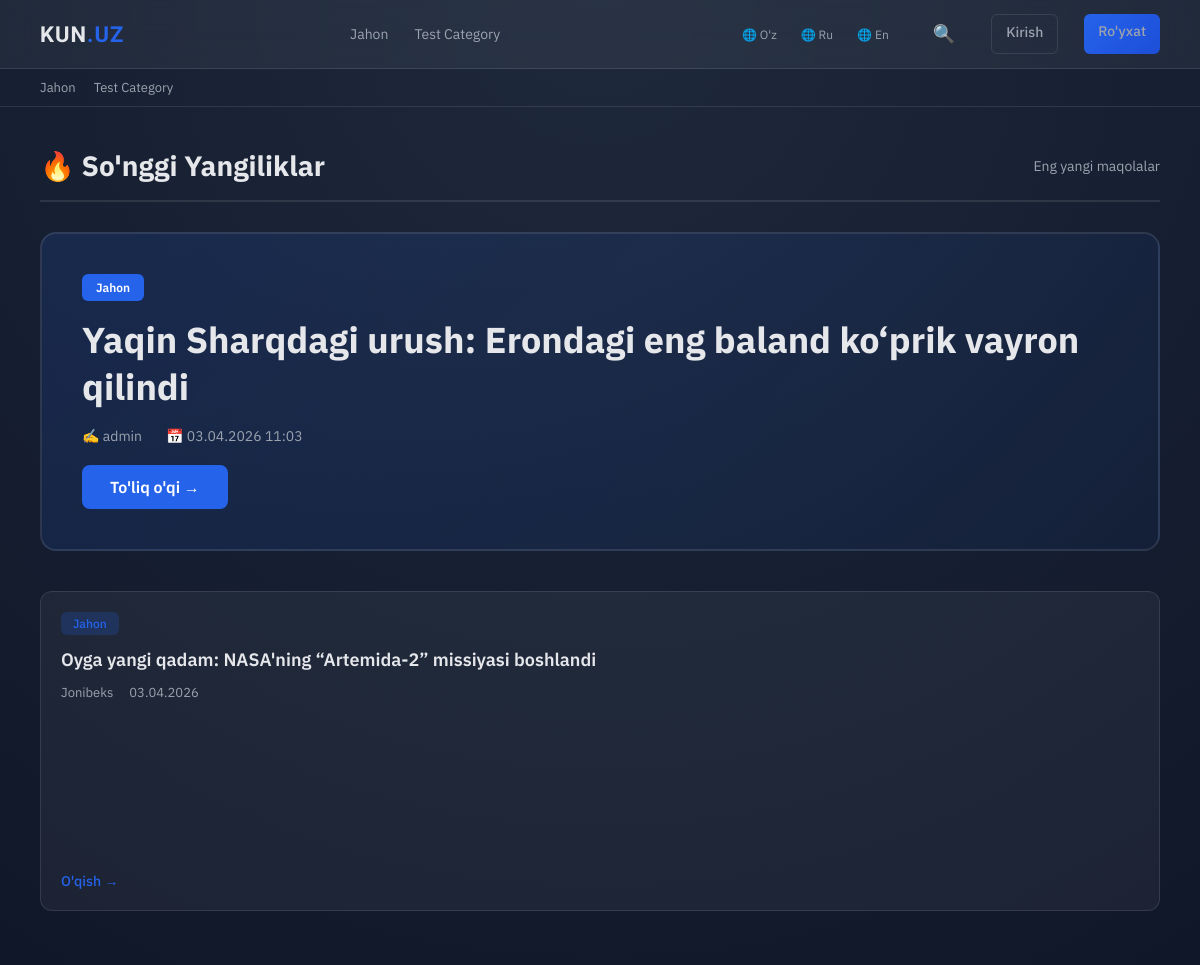
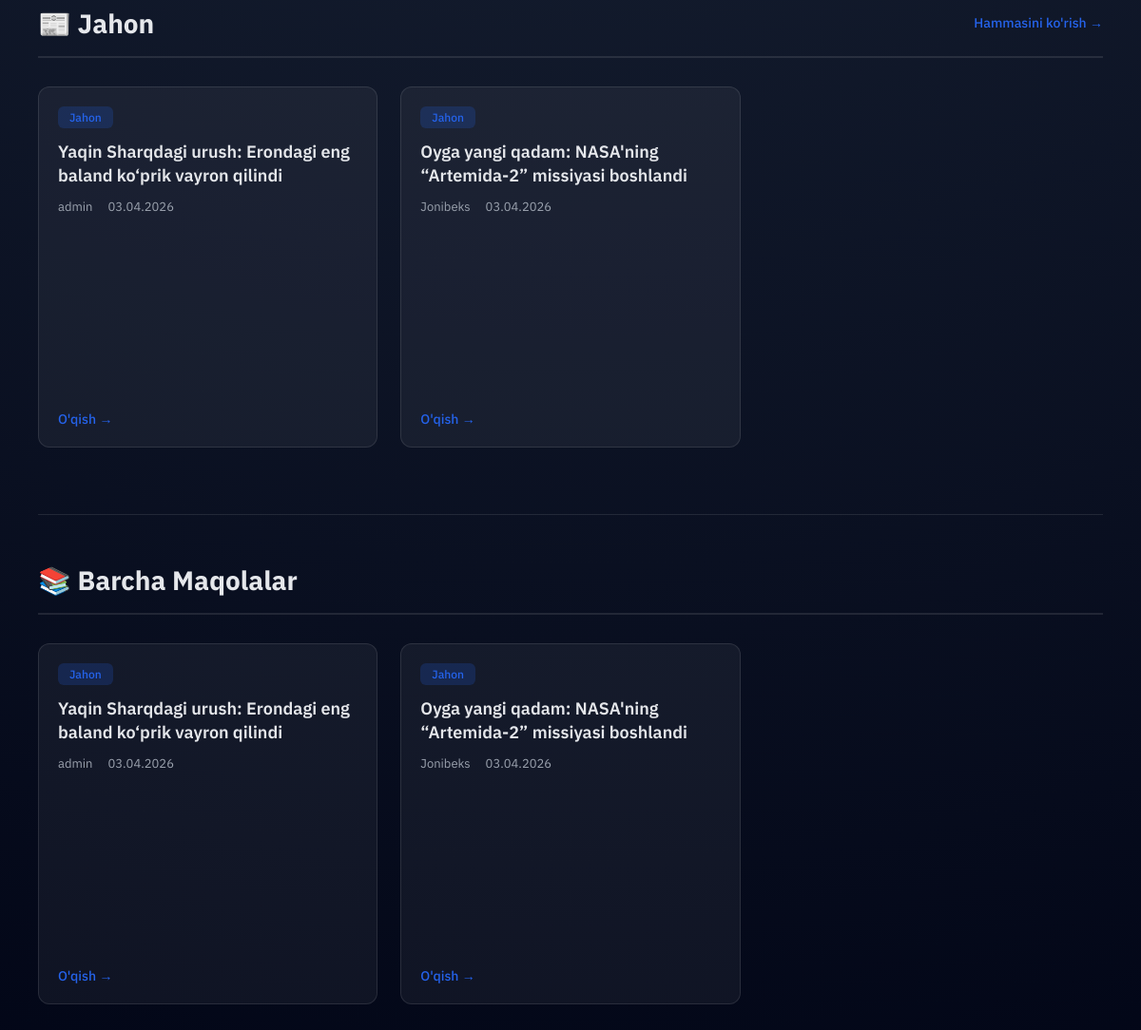
Page /uz/ on the committed database (2 pictures, top to bottom).
### news/models.py (models this page shows, shortened)
class Category(models.Model):
    name = models.CharField(max_length=150,verbose_name="Kategoriya nomi")
    slug = models.SlugField(unique=True)
    parent = models.ForeignKey("self",null=True,blank=True,on_delete=models.CASCADE)
    class Meta:
        db_table = "category"
        ordering = ["-id"]

class Article(models.Model):
    title = models.CharField(max_length=250,verbose_name="Sarlavha")
    slug = models.SlugField(unique=True)
    content = CKEditor5Field(verbose_name="Maqola matni")
    category = models.ForeignKey(Category, on_delete=models.CASCADE,related_name="articles")
    author = models.ForeignKey(settings.AUTH_USER_MODEL, on_delete=models.CASCADE, related_name="articles")
    status = models.CharField(max_length=20,choices=ArticleStatusChoice.choices, default=ArticleStatusChoice.DRAFT)
    created_at = models.DateTimeField(auto_now_add=True)
    updated_at = models.DateTimeField(auto_now=True)
    class Meta:
        db_table = "article"
        ordering = ["id"]

### accounts/models.py (models this page shows)
class CustomUser(AbstractUser):
    age = models.PositiveIntegerField(null=True, blank=True)

### news/views.py (the view)
# urls.py: path("",ArticleListView.as_view(),name="article-list"),
class ArticleListView(View):
    def get(self, request):
        articles = Article.objects.filter(status="published").order_by("-created_at")
        page_num = request.GET.get("page")
        paginator = Paginator(articles, 10)
        page_obj = paginator.get_page(page_num)
        latest_articles = Article.objects.filter(status="published").order_by("-created_at")[:6]
        categories = Category.objects.filter(parent__isnull=True)[:5]
        category_articles = {}
        for category in categories:
            category_articles[category] = category.articles.filter(status="published").order_by("-created_at")[:4]
        return render(request, "articles/list.html", context={
            "articles": page_obj,
            "latest_articles": latest_articles,
            "category_articles": category_articles,
        })

### news/context_processors.py (called while the page is built)
def categories(request):
    current_lang = get_language() or 'uz'
    if current_lang not in TRANSLATIONS:
        current_lang = 'uz'
    all_categories = Category.objects.all().order_by('name')
    navbar_cats = Category.objects.filter(parent__isnull=True).order_by('name')[:8]
    footer_cats = Category.objects.all().order_by('name')[:12]
    return {
        'categories': all_categories,
        'navbar_categories': navbar_cats,
        'footer_categories': footer_cats,
        'current_language': current_lang,
        'translations': TRANSLATIONS.get(current_lang, {}),
        'available_languages': [
            {'code': 'uz', 'name': 'O\'zbekcha', 'short': 'O\'z'},
            {'code': 'ru', 'name': 'Ruscha', 'short': 'Ru'},
            {'code': 'en', 'name': 'Inglizcha', 'short': 'En'},
        ],
    }

### templates/articles/list.html (shortened to what this page needs)
{% extends "base.html" %}
{% block content %}
{% if latest_articles %}
<section class="latest-news-section">
    <div class="section-header">
        <h2>🔥 So'nggi Yangiliklar</h2>
        <p class="section-subtitle">Eng yangi maqolalar</p>
    </div>
    {% if latest_articles.0 %}
    <article class="featured-article">
        <div class="featured-content">
            <div class="featured-category">{{ latest_articles.0.category.name }}</div>
            <a href="{% url 'article-detail' latest_articles.0.slug %}">
                <h1 class="featured-title">{{ latest_articles.0.title }}</h1>
            </a>
            <div class="featured-meta">
                <span>✍️ {{ latest_articles.0.author }}</span>
                <span>📅 {{ latest_articles.0.created_at|date:"d.m.Y H:i" }}</span>
            </div>
            <a href="{% url 'article-detail' latest_articles.0.slug %}" class="featured-link">
                To'liq o'qi →
            </a>
        </div>
    </article>
    {% endif %}
    {% if latest_articles|length > 1 %}
    <div class="recent-articles-grid">
        {% for article in latest_articles|slice:"1:6" %}
        <article class="recent-article-card">
            <div class="card-header">
                <span class="category-tag">{{ article.category.name }}</span>
            </div>
            <h3 class="card-title">
                <a href="{% url 'article-detail' article.slug %}">{{ article.title }}</a>
            </h3>
            <div class="card-meta">
                <span>{{ article.author }}</span>
                <span>{{ article.created_at|date:"d.m.Y" }}</span>
            </div>
            <a href="{% url 'article-detail' article.slug %}" class="card-link">
                O'qish →
            </a>
        </article>
        {% endfor %}
    </div>
    {% endif %}
</section>
{% endif %}
{% for category, articles in category_articles.items %}
    {% if articles %}
    <section class="category-section">
        <div class="section-header">
            <h2>📰 {{ category.name }}</h2>
            <a href="{% url 'category-news' category.slug %}" class="view-all">Hammasini ko'rish →</a>
        </div>
        <div class="articles-grid">
            {% for article in articles %}
            <article class="article-card">
                <div class="card-header">
                    <span class="category-tag">{{ article.category.name }}</span>
                </div>
                <h3 class="card-title">
                    <a href="{% url 'article-detail' article.slug %}">{{ article.title }}</a>
                </h3>
                <div class="card-meta">
                    <span>{{ article.author }}</span>
                    <span>{{ article.created_at|date:"d.m.Y" }}</span>
                </div>
                <a href="{% url 'article-detail' article.slug %}" class="card-link">
                    O'qish →
                </a>
            </article>
            {% endfor %}
        </div>
    </section>
    {% endif %}
{% endfor %}
<section class="all-articles-section">
    <div class="section-header">
        <h2>📚 Barcha Maqolalar</h2>
    </div>
    <div class="articles-grid">
        {% if articles %}
            {% for article in articles %}
                <article class="article-card">
                    <div class="card-header">
                        <span class="category-tag">{{ article.category.name }}</span>
                    </div>
                    <h3 class="card-title">
                        <a href="{% url 'article-detail' article.slug %}">{{ article.title }}</a>
                    </h3>
                    <div class="card-meta">
                        <span>{{ article.author }}</span>
                        <span>{{ article.created_at|date:"d.m.Y" }}</span>
                    </div>
                    <a href="{% url 'article-detail' article.slug %}" class="card-link">
                        O'qish →
                    </a>
                </article>
            {% endfor %}
        {% else %}
            <div class="no-articles">
                <p>Maqolalar topilmadi</p>
            </div>
        {% endif %}
    </div>
</section>
{% endblock content %}

### templates/base.html (shortened to what this page needs)
<!DOCTYPE html>
<html lang="uz">
<head>
</head>
<body>
    <div class="navbar">
        <div class="nav-container">
            <div class="logo">
                <a href="/">KUN<span>.UZ</span></a>
            </div>
            <div class="nav-links">
                {% for category in navbar_categories %}
                    <a href="{% url 'category-news' category.slug %}">{{ category.name }}</a>
                {% empty %}
                    <p style="color: var(--text-muted); font-size: 14px;">Kategoriyalar mavjud emas</p>
                {% endfor %}
            </div>
            <div class="nav-links">
                <div class="language-switcher">
                    <a href="#" onclick="changeLang('uz'); return false;">🌐 O'z</a>
                    <a href="#" onclick="changeLang('ru'); return false;">🌐 Ru</a>
                    <a href="#" onclick="changeLang('en'); return false;">🌐 En</a>
                </div>
                <button class="search-icon-btn" id="searchToggle" title="Qidirish" type="button">🔍</button>
                {% if user.is_authenticated %}
                    <div class="user-menu">
                        <button class="user-btn" id="userMenuBtn">👤 {{ user.username }}</button>
                        <div class="dropdown-menu" id="userDropdown">
                            <a href="{% url 'password_change' %}">🔐 Parol o'zgartirish</a>
                            <a href="{% url 'logout' %}">🚪 Chiqish</a>
                        </div>
                    </div>
                {% else %}
                    <a href="{% url 'login' %}" class="btn-auth btn-login">Kirish</a>
                    <a href="{% url 'signup' %}" class="btn-auth btn-signup">Ro'yxat</a>
                {% endif %}
            </div>
        </div>
    </div>
    <div class="sub-nav">
        {% for category in footer_categories %}
            <a href="{% url 'category-news' category.slug %}">{{ category.name }}</a>
        {% empty %}
            <p style="color: var(--text-muted); font-size: 13px;">Kategoriyalar mavjud emas</p>
        {% endfor %}
    </div>
    <div class="container fade-in">
        {% block content %}
        {% endblock content %}
    </div>
</body>
</html>

### templates/base.html (style rules this page uses)
:root { --bg-main: #0f172a; --bg-glass: rgba(255, 255, 255, 0.05); --accent: #2563eb; --text-main: #e5e7eb; --text-muted: #9ca3af; --border: rgba(255,255,255,0.1); }
* { margin: 0; padding: 0; box-sizing: border-box; }
body { font-family: 'IBM Plex Sans', sans-serif; background: radial-gradient(circle at top, #1e293b, #020617); color: var(--text-main); }
a { text-decoration: none; color: inherit; }
.navbar { position: sticky; top: 0; z-index: 1000; backdrop-filter: blur(16px); background: var(--bg-glass); border-bottom: 1px solid var(--border); padding: 14px 40px; }
.nav-container { display: flex; justify-content: space-between; align-items: center; gap: 20px; width: 100%; }
.logo { font-family: 'Clash Display', sans-serif; font-size: 22px; font-weight: 600; letter-spacing: 1px; }
.logo span { color: var(--accent); }
.nav-links { display: flex; gap: 26px; }
.nav-links a { font-size: 14px; color: var(--text-muted); position: relative; transition: 0.3s; }
.nav-links a::after { content: ""; position: absolute; width: 0%; height: 2px; background: var(--accent); left: 0; bottom: -4px; transition: 0.3s; }
.language-switcher { display: flex; gap: 8px; align-items: center; }
.language-switcher a { font-size: 12px; color: var(--text-muted); padding: 4px 8px; border-radius: 4px; transition: all 0.2s ease; }
.btn-auth { padding: 8px 14px; border-radius: 6px; font-size: 13px; font-weight: 500; transition: all 0.3s ease; border: none; }
.btn-login { background: transparent; border: 1px solid var(--border); color: var(--text-muted); }
.btn-signup { background: linear-gradient(135deg, var(--accent), #1d4ed8); color: white; border: none; }
.sub-nav { display: flex; gap: 18px; padding: 10px 40px; border-bottom: 1px solid var(--border); overflow-x: auto; }
.sub-nav a { font-size: 13px; color: var(--text-muted); white-space: nowrap; transition: 0.3s; }
.container { padding: 40px; max-width: 1200px; margin: auto; }
.fade-in { animation: fadeIn 0.6s ease forwards; opacity: 0; }
.articles-grid { display: grid; grid-template-columns: repeat(auto-fill, minmax(320px, 1fr)); gap: 24px; margin-bottom: 40px; }
.article-card { background: var(--bg-glass); border: 1px solid var(--border); border-radius: 12px; padding: 20px; transition: all 0.3s ease; overflow: hidden; position: relative; display: flex; flex-direction: column; min-height: 380px; height: 100%; }
.article-card::before { content: ""; position: absolute; top: 0; left: -100%; width: 100%; height: 100%; background: linear-gradient(90deg, transparent, rgba(255,255,255,0.1), transparent); transition: left 0.5s ease; }
.card-header { margin-bottom: 12px; }
.category-tag { display: inline-block; background: rgba(37, 99, 235, 0.2); color: var(--accent); padding: 4px 12px; border-radius: 6px; font-size: 12px; font-weight: 500; }
.card-title { font-size: 18px; font-weight: 600; line-height: 1.4; margin-bottom: 12px; color: var(--text-main); }
.card-title a { transition: color 0.3s ease; }
.card-meta { display: flex; gap: 16px; font-size: 13px; color: var(--text-muted); margin-bottom: 14px; }
.card-link { display: inline-block; color: var(--accent); font-size: 14px; font-weight: 500; transition: all 0.3s ease; position: relative; margin-top: auto; }
.card-link::after { content: ""; position: absolute; width: 0; height: 2px; background: var(--accent); bottom: -4px; left: 0; transition: width 0.3s ease; }
.search-icon-btn { background: none; border: none; color: var(--text-muted); font-size: 18px; cursor: pointer; padding: 8px 10px; border-radius: 6px; transition: all 0.3s ease; display: flex; align-items: center; justify-content: center; min-width: 40px; min-height: 40px; }

### rows in the picture
Category: name "Jahon"
Category: name "Test Category"
Article: category.name "Jahon", title "Yaqin Sharqdagi urush: Erondagi eng baland ko‘prik vayron qilindi", author.username "admin", created_at "03.04.2026 11:03", author "admin", created_at "03.04.2026"
Article: category.name "Jahon", title "Oyga yangi qadam: NASA'ning “Artemida-2” missiyasi boshlandi", author "Jonibeks", created_at "03.04.2026"
